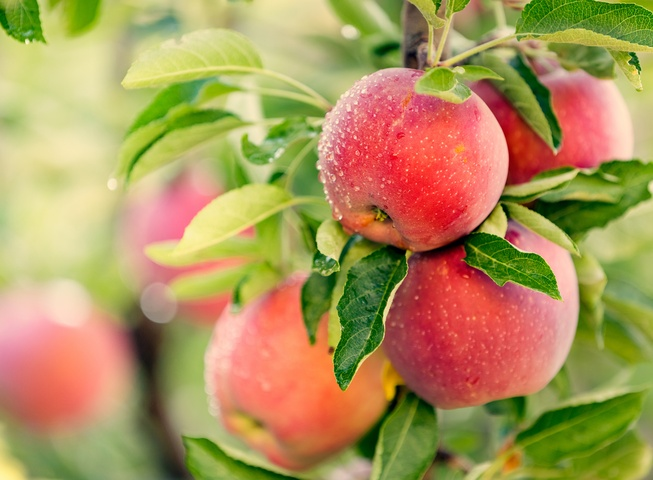
#> input picture IMG-IMPACT/Images/11_apple.jpg, 653 x 480 px, shrunk from 1782 x 1310 before the run
$ python 11_ImageShearing.py
#> lines starting #> are read from the running program, lines starting #| are printed output that depends on the picture
import numpy as np
import cv2
import matplotlib.pyplot as plt

# read the input image
img = cv2.imread("../Images/11_apple.jpg")
#> img is the input picture: shape (480, 653, 3); mean B, G, R 91.2, 147.6, 174.2
# convert from BGR to RGB so we can plot using matplotlib
img = cv2.cvtColor(img, cv2.COLOR_BGR2RGB)


# get the image shape
rows, cols, dim = img.shape
#> rows = 480; cols = 653; dim = 3

# transformation matrix for Shearing

# shearing applied to x-axis
#M = np.float32([[1, 0.5, 0],
 # [0, 1 , 0],
 # [0, 0 , 1]])

# shearing applied to y-axis
M = np.float32([[1, 0.5, 0],
 [0, 1, 0],
 [0, 0, 1]])

# apply a perspective transformation to the image
sheared_img = cv2.warpPerspective(img,M,(int(cols*1.5),int(rows*1.5)))
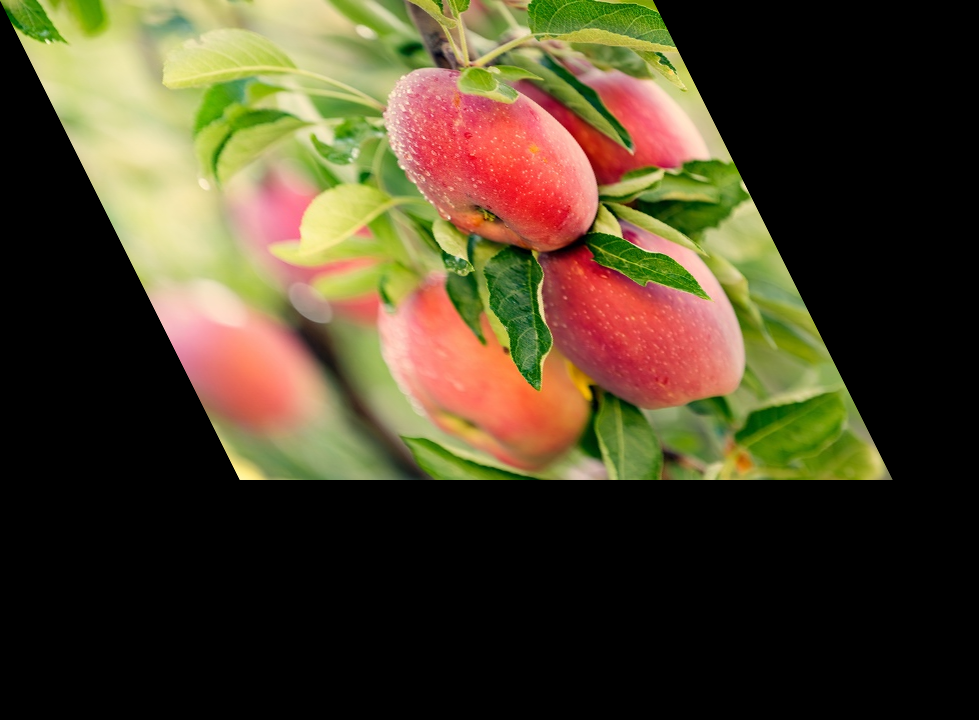
#> sheared_img: shape (720, 979, 3); mean R, G, B 77.5, 65.7, 40.6


fig, axes = plt.subplots(1, 2, figsize=(8, 4))

# Disable axis
for ax in axes:
    ax.axis('off')

# Plot original image
axes[0].imshow(img)
axes[0].set_title('Original Image')

# Plot sheared image
axes[1].imshow(sheared_img)
axes[1].set_title('Sheared Image')

# Adjust the layout to prevent overlapping
plt.tight_layout()

# Show the plot
plt.show()
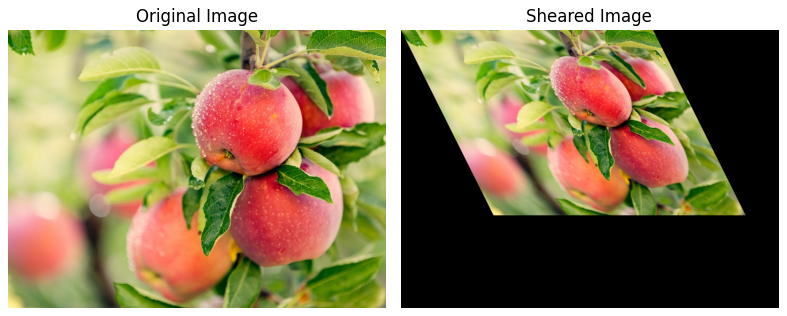
#> figure drawn by matplotlib, 2 panels


# save the resulting image to disk
#plt.imsave("c_sheared.jpg", sheared_img)
recon_img=sheared_img
img=recon_img
if img is not None and img.any():
  print("\nDefault name of new image is: '11_new_sheared.jpg' , if no input given. \n")
  in_n=input("Enter name of new Image : 11_new_")
#> the answer given: ../Images/11_apple.jpg


  if in_n==None:
    s="../Images/11_new_sheared.jpg"
    plt.imsave(s, recon_img)
    q='11_new_sheared.jpg'
  else:
    s="../Images/11_new_"+in_n+".jpg"
    if s=="../Images/11_new_.jpg":
      s='../Images/11_new_sheared.jpg'
    plt.imsave(s,recon_img)
    q="11_new_"+in_n+".jpg"
  if q=="11_new_.jpg":
     q='11_new_sheared.jpg'
  print('Filtered image saved as: ',q)

$ run again, with IMG-IMPACT/Images/10_new_scaled.jpg copied over IMG-IMPACT/Images/11_apple.jpg
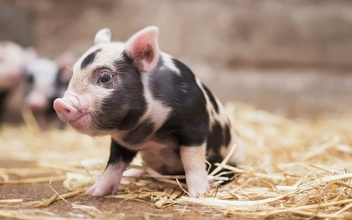
#> input picture IMG-IMPACT/Images/10_new_scaled.jpg, 352 x 220 px, shrunk from 960 x 600 before the run
#> img is the input picture: shape (220, 352, 3); mean B, G, R 127.8, 145.2, 168.6
#> `sheared_img = cv2.warpPerspective(img,M,(int(cols*1.5),int(rows*1.5)))`:
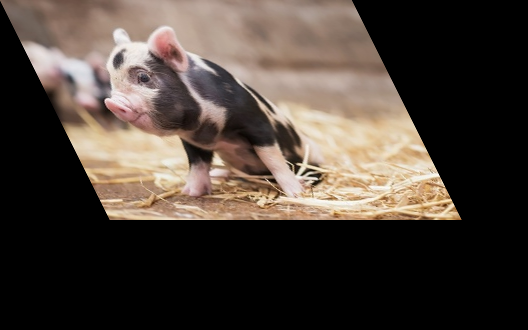
#> sheared_img: shape (330, 528, 3); mean R, G, B 75, 64.6, 56.8
#> `plt.show()`:
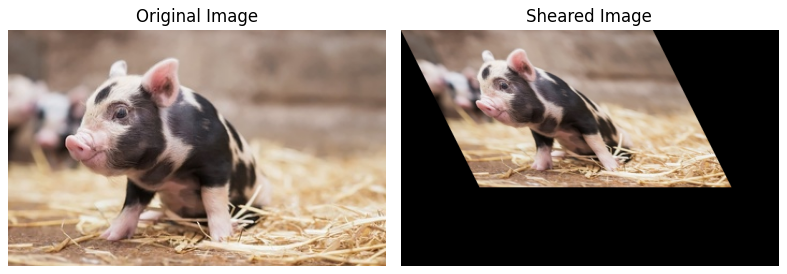
#> figure drawn by matplotlib, 2 panels
